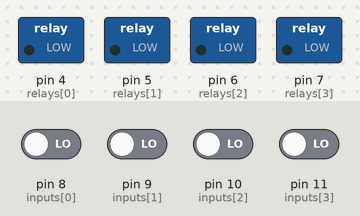
Recording of a sketch running on a simulated Arduino Uno, built with avr-gcc and run on an emulated ATmega328P. Shown: switched loads named in the sketch (green lamp = pin HIGH). The test bench sets the inputs (shaded band); at power-on: pin 8 (inputs[0]), pin 9 (inputs[1]), pin 10 (inputs[2]), pin 11 (inputs[3]) LOW.

Above: at 1.2 s.
1.3 s: pin 8 (inputs[0]) driven HIGH
At 2.2 s:
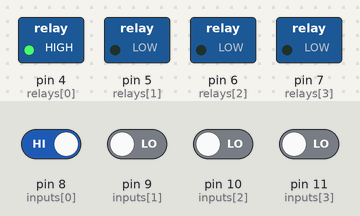
2.8 s: pin 9 (inputs[1]) driven HIGH
At 3.3 s:
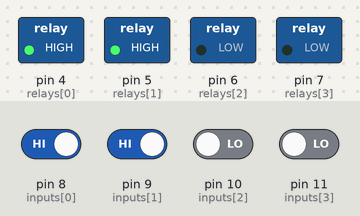
4.3 s: pin 10 (inputs[2]) driven HIGH
At 5.5 s:
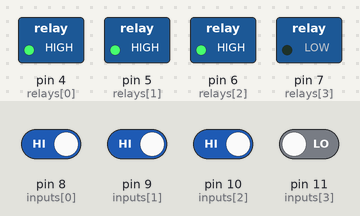
5.8 s: pin 11 (inputs[3]) driven HIGH
At 6.8 s:
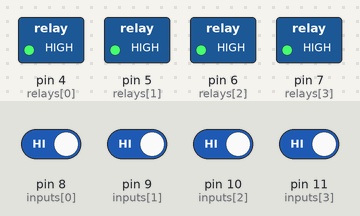
7.3 s: pin 8 (inputs[0]) driven LOW
At 7.9 s:
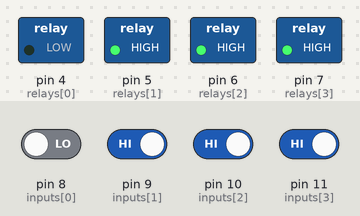
8.8 s: pin 9 (inputs[1]) driven LOW
At 9.1 s:
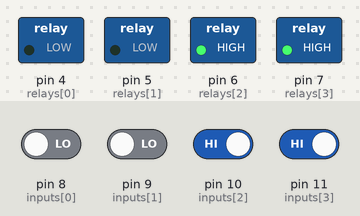
Timing chart, 0 to 11.3 s (numbered marks = the images above; inputs shaded):
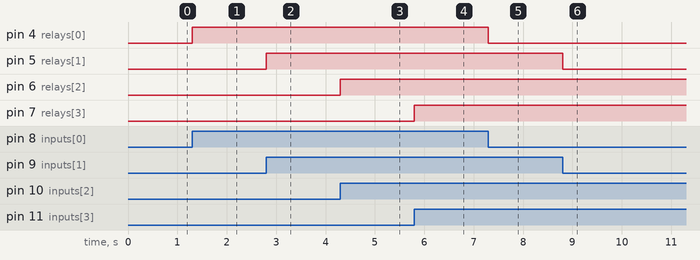

Measured:
- after the input at 1.3 s, pin 4 (relays[0]): LOW → HIGH at once
- after the input at 2.8 s, pin 5 (relays[1]): LOW → HIGH at once
- after the input at 4.3 s, pin 6 (relays[2]): LOW → HIGH at once
- after the input at 5.8 s, pin 7 (relays[3]): LOW → HIGH at once
- after the input at 7.3 s, pin 4 (relays[0]): HIGH → LOW at once
- after the input at 8.8 s, pin 5 (relays[1]): HIGH → LOW at once

The sketch:

relay-puller.ino
```cpp
int relays[] = { 4, 5, 6, 7 };
int inputs[] = { 8, 9, 10, 11 };
int count = 4;

void setup() {
  Serial.begin(9600);
  for (int r = 0; r < count; r++) {
    pinMode(relays[r], OUTPUT);
    pinMode(inputs[r], INPUT);
  }
}

void loop() {
  for (int v = 0; v < count; v++) {
    digitalWrite(relays[v], digitalRead(inputs[v]));
  }

  if (Serial.available())  {
    if (Serial.read() - '0' == 0) {
      Serial.println(getCurrent());
    }
  }
}

float getCurrent() {
  int sensorValue = analogRead(A0);
  float scaleFactor = 5 / 0.185;
  return (510 - sensorValue) * scaleFactor / 1023;
}
```
